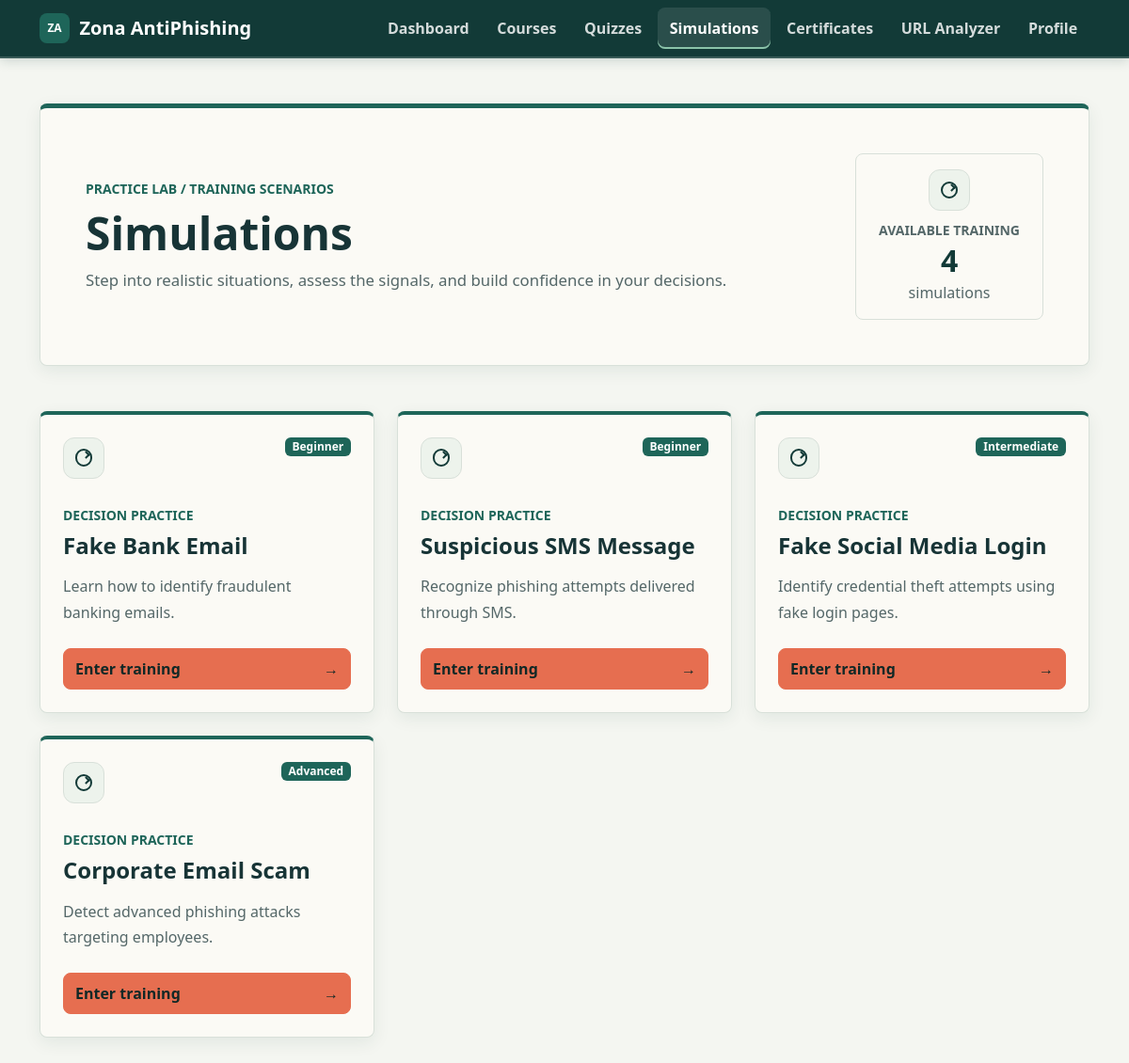
/?page=simulations (signed in), run on the app's committed database.
### tables this page shows
CREATE TABLE `simulations` (
  `id` int(11) NOT NULL,
  `title` varchar(150) NOT NULL,
  `description` text NOT NULL,
  `difficulty` enum('beginner','intermediate','advanced') NOT NULL DEFAULT 'beginner',
  `status` enum('draft','published') NOT NULL DEFAULT 'draft',
  `created_at` timestamp NOT NULL DEFAULT current_timestamp(),
  `updated_at` timestamp NOT NULL DEFAULT current_timestamp() ON UPDATE current_timestamp()
);

### config/database.php (called while the page is built)
<?php
class Database
{
    private string $host = "localhost";
    private string $dbName = "zona_antiphishing";
    private string $username = "root";
    private string $password = "";
    public function connect(): PDO
    {
        try {
            $pdo = new PDO(
                "mysql:host={$this->host};dbname={$this->dbName};charset=utf8mb4",
                $this->username,
                $this->password
            );
            $pdo->setAttribute(PDO::ATTR_ERRMODE, PDO::ERRMODE_EXCEPTION);
            return $pdo;
        } catch (PDOException $e) {
            die("Database connection failed: " . $e->getMessage());
        }
    }
}

### app/controllers/SimulationController.php (called while the page is built, shortened)
<?php
require_once __DIR__ . '/../models/Simulation.php';
class SimulationController
{
    private Simulation $simulationModel;
    public function __construct()
    {
        $this->simulationModel = new Simulation();
    }
    public function getSimulations()
    {
        return $this->simulationModel->getAllSimulations();
    }
}

### app/models/Simulation.php (called while the page is built, shortened)
<?php
require_once __DIR__ . '/../../config/database.php';
class Simulation
{
    private PDO $conn;
    public function __construct()
    {
        $database = new Database();
        $this->conn = $database->connect();
    }
    public function getAllSimulations()
    {
        $sql = "SELECT * FROM simulations ORDER BY id ASC";
        $stmt = $this->conn->prepare($sql);
        $stmt->execute();
        return $stmt->fetchAll(PDO::FETCH_ASSOC);
    }
}

### views/simulations/index.php (the view, shortened to what this page needs)
<?php
require_once __DIR__ . '/../../app/controllers/SimulationController.php';
$simulationController = new SimulationController();
$simulations = $simulationController->getSimulations();
$simulations = is_array($simulations) ? $simulations : [];
?>
<header class="simulation-library-hero p-4 p-lg-5 mb-4 mb-lg-5">
    <div class="d-flex flex-column flex-md-row justify-content-between align-items-md-center gap-4">
        <div class="simulation-library-copy">
            <p class="small fw-bold text-primary text-uppercase mb-2">Practice lab / Training scenarios</p>
            <h1 class="display-5 fw-bold mb-2">Simulations</h1>
            <p class="text-body-secondary mb-0">
                Step into realistic situations, assess the signals, and build confidence in your decisions.
            </p>
        </div>
        <div class="simulation-library-count">
            <span class="simulation-card-icon" aria-hidden="true"></span>
            <span class="small fw-bold text-uppercase">Available training</span>
            <strong><?= count($simulations); ?></strong>
            <span><?= count($simulations) === 1 ? 'simulation' : 'simulations'; ?></span>
        </div>
    </div>
</header>
<?php if ($simulations === []): ?>
    <div class="alert alert-light border mb-0" role="status">
        No simulations are available yet.
    </div>
<?php else: ?>
    <div class="row row-cols-1 row-cols-md-2 row-cols-xl-3 g-3 g-lg-4">
        <?php foreach ($simulations as $simulation): ?>
            <?php
            $simulationId = (int) ($simulation['id'] ?? 0);
            $simulationTitle = htmlspecialchars((string) ($simulation['title'] ?? 'Untitled simulation'), ENT_QUOTES, 'UTF-8');
            $simulationDescription = htmlspecialchars((string) ($simulation['description'] ?? ''), ENT_QUOTES, 'UTF-8');
            $difficulty = htmlspecialchars(ucfirst((string) ($simulation['difficulty'] ?? 'beginner')), ENT_QUOTES, 'UTF-8');
            ?>
            <div class="col">
                <article class="card dashboard-stat simulation-card h-100 shadow-sm">
                    <div class="card-body d-flex flex-column p-4">
                        <div class="simulation-card-mark d-flex justify-content-between align-items-start gap-3 mb-4">
                            <span class="simulation-card-icon" aria-hidden="true"></span>
                            <span class="badge text-bg-primary flex-shrink-0"><?= $difficulty; ?></span>
                        </div>
                        <p class="small fw-bold text-primary text-uppercase mb-2">Decision practice</p>
                        <h2 class="h4 fw-bold mb-3"><?= $simulationTitle; ?></h2>
                        <p class="card-text text-body-secondary mb-0 simulation-card-description">
                            <?= $simulationDescription !== '' ? $simulationDescription : 'No description available.'; ?>
                        </p>
                        <div class="mt-auto pt-4">
                            <a class="btn btn-primary simulation-card-cta"
                                href="?page=simulation&amp;id=<?= $simulationId; ?>">
                                <span>Enter training</span><span aria-hidden="true">&rarr;</span>
                            </a>
                        </div>
                    </div>
                </article>
            </div>
        <?php endforeach; ?>
    </div>
<?php endif; ?>
<?php
require __DIR__ . '/../layouts/main.php';

### data on the page
simulations: difficulty "Beginner", title "Fake Bank Email", description "Learn how to identify fraudulent banking emails."
simulations: difficulty "Beginner", title "Suspicious SMS Message", description "Recognize phishing attempts delivered through SMS."
simulations: difficulty "Intermediate", title "Fake Social Media Login", description "Identify credential theft attempts using fake login pages."
simulations: difficulty "Advanced", title "Corporate Email Scam", description "Detect advanced phishing attacks targeting employees."

### other printed values
count($simulations) "4"
